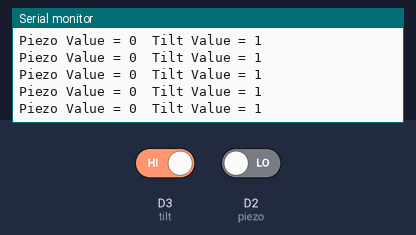
Simulated run of this sketch. Board: ESP8266 (NodeMCU). On the bench: the last lines printed to the serial monitor. Inputs (shaded band) come from the test bench; at power-on: D3 (tilt) HIGH, D2 (piezo) LOW.

Above: at 1.2 s.
1.3 s: D3 (tilt) driven LOW
At 2.2 s:
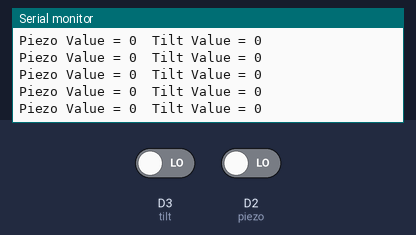
4.3 s: D2 (piezo) driven HIGH
At 5.1 s:
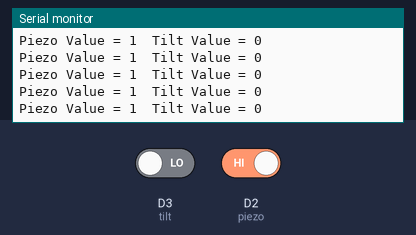
7.3 s: D3 (tilt) driven HIGH
At 8.2 s:
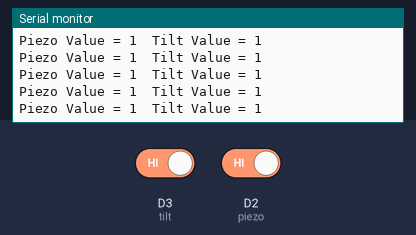

Measured:
- after the input at 1.3 s, the serial monitor: prints a new line at once (image 1)
- after the input at 4.3 s, the serial monitor: prints a new line at once (image 2)
- after the input at 7.3 s, the serial monitor: prints a new line at once (image 3)

The sketch:

Tilt_Piezo_Sensor_Serial_Monitor.ino
```cpp
int piezo = D2;
int tilt = D3;
int piezo_val;
int tilt_val;
void setup() {
  pinMode(piezo, INPUT);
  pinMode(tilt, INPUT);
  Serial.begin(9600);

}

void loop() {
  piezo_val = digitalRead(piezo);
  tilt_val = digitalRead(tilt);
  Serial.print("Piezo Value = ");
  Serial.print(piezo_val);
  Serial.print('\t');
  Serial.print("Tilt Value = ");
  Serial.println(tilt_val);


}
```
